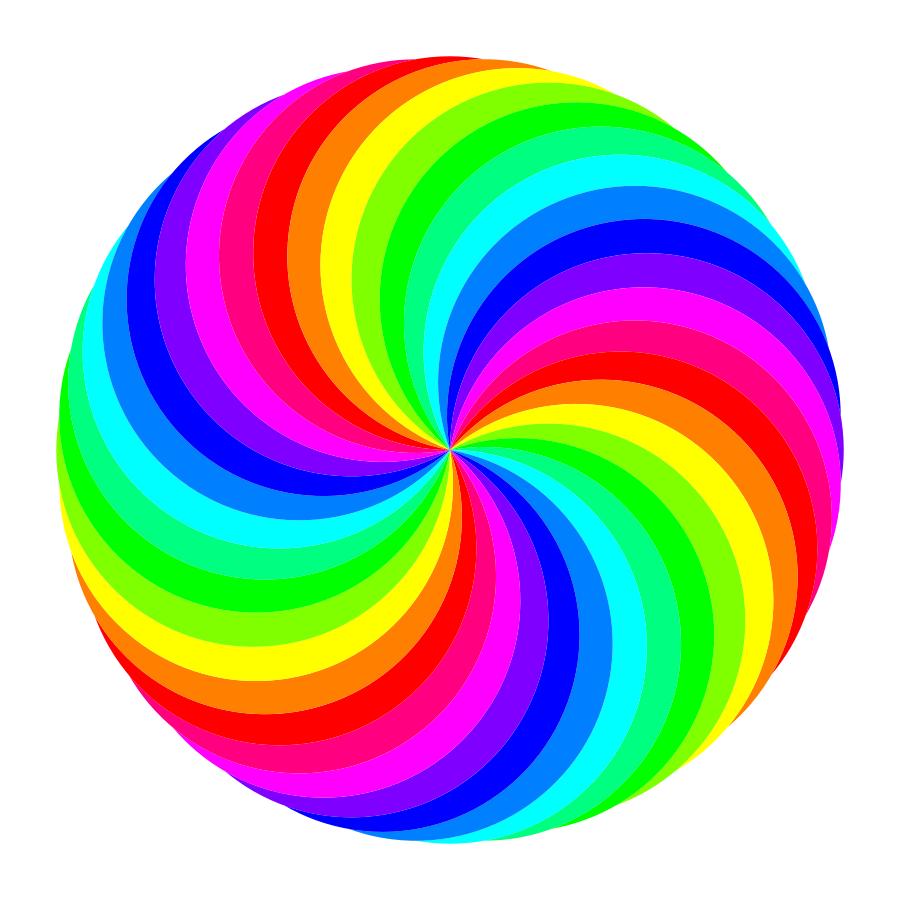
#> input picture swirl.png, 900 x 900 px
$ python color.py swirl.png swirl.png swirl.png   (Python 2 division)
#> lines starting #> are read from the running program, lines starting #| are printed output that depends on the picture
from PIL import Image
import numpy as np
from numpy import *
from collections import Counter
import random
import sys
import os

# [125 lines left out: functions metallic, reverse, shuffle, redshift, greenshift, blueshift and 6 more, not called in this run]


name = sys.argv[1]
transform = sys.argv[2]

im = Image.open(name)
#> im is the input picture: PIL image 900x900 RGBA; mean R, G, B, A 76.7, 76.7, 76.8, 151.9
pix = im.load()
arr = []
stret = 1

print("Starting first pass...")
for y in range(0, im.size[1]):
    for x in range(0, im.size[0]):
        arr.append(pix[x,y][0])
        arr.append(pix[x,y][1])
        arr.append(pix[x,y][2])
#> after the loop, arr = 2430000 items

arr2 = array(arr)

if(transform == "metallic"):
    arr = metallic(arr2)
if(transform == "redshift"):
    arr = redshift(arr2)
if(transform == "blueshift"):
    arr = blueshift(arr2)
if(transform == "greenshift"):
    arr = greenshift(arr2)
elif(transform == "reverse"):
    arr = reverse(arr2)
elif(transform == "shuffle"):
    arr = shuffle(arr2)
elif(transform == "decay"):
    arr = decay(arr2)
elif(transform == "extend"):
    arr = extend(arr2, 2)
elif(transform=="speed"):
    arr3 = array([arr[i:i+4] for i in range(0, len(arr), 4)])
    arr = speedx(arr3, 2).flatten()
    stret = 2
elif(transform == "pitch"):
    arr = pitchshift(arr2, 2)
    stret = 2
elif(transform == "overlay"):
    arr = overlay(im, sys.argv[3])

i = 0
print("Rewriting file...")
print im.size
#| (900, 900)
for y in range(0, im.size[1]/stret):
    for x in range(0, im.size[0]):
        pix[x,y] = (arr[i], arr[i + 1], arr[i + 2])
        i += 3
#> after the loop, i = 2430000

if (transform == "speed"):
    for y in range((im.size[1]/stret), im.size[1]):
        for x in range(0, im.size[0]):
            pix[x,y] = (0, 0, 0)
            i += 3
im.save(name,"PNG")
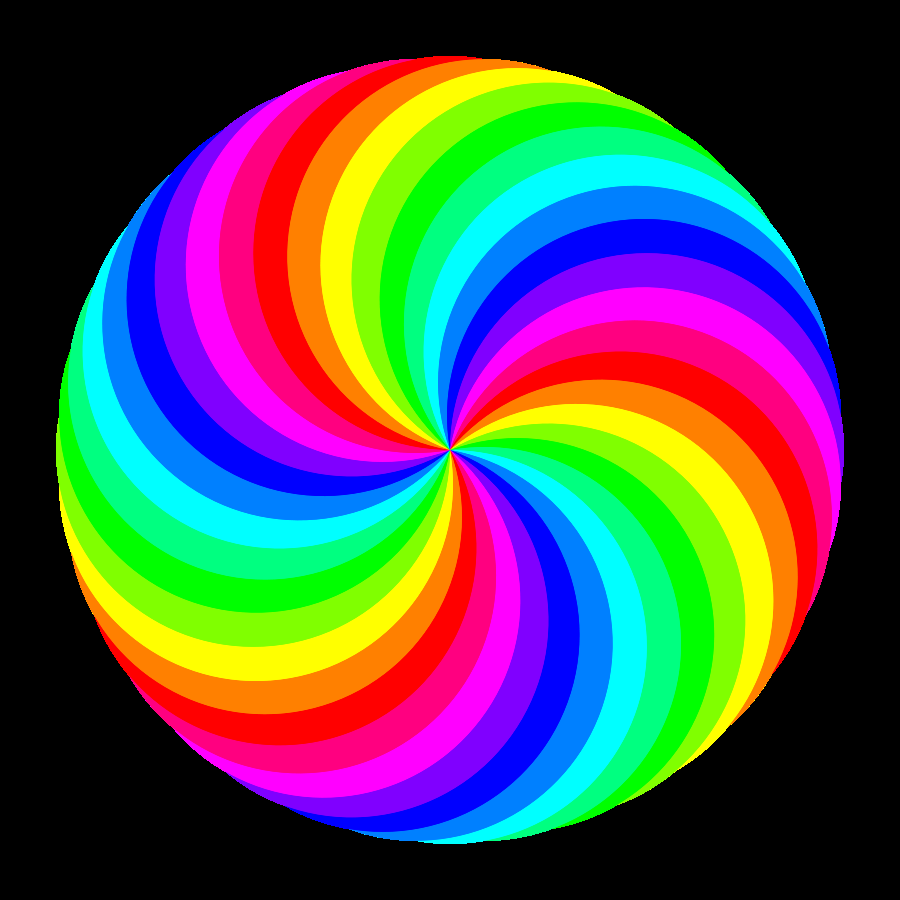
#> saved as swirl.png: PIL image 900x900 RGBA; mean R, G, B, A 76.7, 76.7, 76.8, 255
